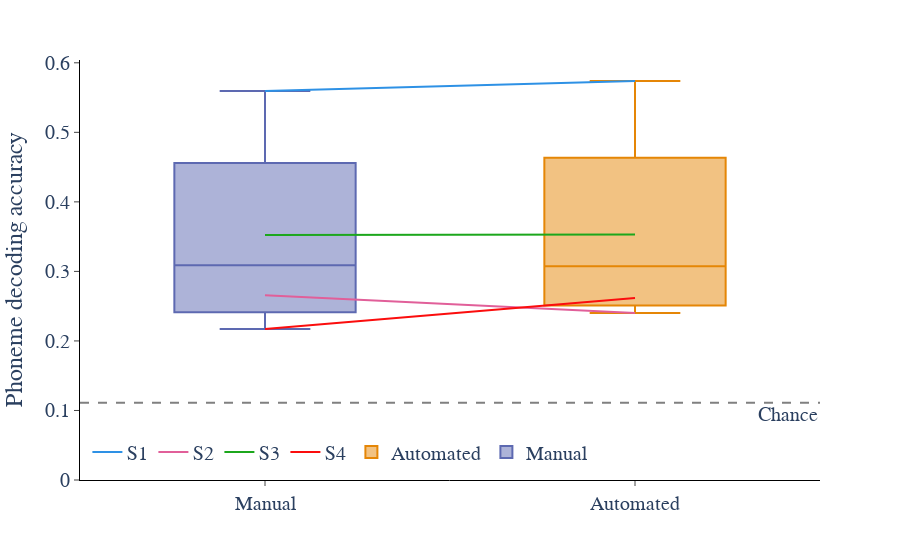

The notebook cell this image was saved under:
### Code cell
import plotly.express as px

# Base color mapping for aligners
colorsmap = {
    'Manual': px.colors.qualitative.Vivid[1],
    'Automated': px.colors.qualitative.Vivid[0]
}

# Use a completely different palette for patients
patient_colors = px.colors.qualitative.Dark24  # rich, distinct palette
patients = acc_df_kumar_mfa_pt_avg["Patient"].unique()
patient_color_map = {
    patient: patient_colors[i % len(patient_colors)]
    for i, patient in enumerate(patients)
}

# --- Patient lines (colored uniquely) ---
fig = px.line(
    acc_df_kumar_mfa_pt_avg,
    x='Aligner',
    y='Accuracy',
    color='Patient',
    color_discrete_map=patient_color_map
)

# --- Overlay boxplots (aligner colors unchanged) ---
boxplt = px.box(
    acc_df_kumar_mfa_pt_avg,
    x='Aligner',
    y='Accuracy',
    color='Aligner',
    color_discrete_sequence=px.colors.qualitative.Vivid,
    color_discrete_map=colorsmap
)
fig.add_traces(boxplt.data)

# --- Chance line ---
fig.add_hline(
    y=1/9,
    line_dash='dash',
    line_color='gray',
    annotation_text='Chance',
    annotation_position='bottom right'
)

# --- Layout ---
fig.update_layout(
    plot_bgcolor='white',
    legend=dict(
        orientation='h',
        yanchor='bottom',
        y=0.02,
        xanchor='left',
        x=0.01,
        title_text=''
    ),
    font=dict(size=20, family='Arial'),
)
fig.update_xaxes(
    title='',
    mirror=False,
    ticks='outside',
    showline=True,
    linecolor='black',
    showgrid=False,
    autorange='reversed'
)
fig.update_yaxes(
    title='Phoneme decoding accuracy',
    mirror=False,
    ticks='outside',
    showline=True,
    linecolor='black',
    showgrid=False,
    rangemode='tozero'
)
fig.write_image(r"Figures\Figure 4\October_2025\manualvsautomated_DecodingAcc_linedashedbyPatients5.svg", format='svg')
fig.show()

### Figure 1 — Plotly figure (JSON) as saved in the notebook; plotly's stock layout.template omitted (floating-point values rounded to 4 significant figures)
{"data": [{"hovertemplate": "Patient=S1<br>Aligner=%{x}<br>Accuracy=%{y}<extra></extra>", "legendgroup": "S1", "line": {"color": "#2E91E5", "dash": "solid"}, "marker": {"symbol": "circle"}, "mode": "lines", "name": "S1", "orientation": "v", "showlegend": true, "type": "scatter", "x": ["Automated", "Manual"], "xaxis": "x", "y": [0.5738, 0.5595], "yaxis": "y"}, {"hovertemplate": "Patient=S2<br>Aligner=%{x}<br>Accuracy=%{y}<extra></extra>", "legendgroup": "S2", "line": {"color": "#E15F99", "dash": "solid"}, "marker": {"symbol": "circle"}, "mode": "lines", "name": "S2", "orientation": "v", "showlegend": true, "type": "scatter", "x": ["Automated", "Manual"], "xaxis": "x", "y": [0.2403, 0.2658], "yaxis": "y"}, {"hovertemplate": "Patient=S3<br>Aligner=%{x}<br>Accuracy=%{y}<extra></extra>", "legendgroup": "S3", "line": {"color": "#1CA71C", "dash": "solid"}, "marker": {"symbol": "circle"}, "mode": "lines", "name": "S3", "orientation": "v", "showlegend": true, "type": "scatter", "x": ["Automated", "Manual"], "xaxis": "x", "y": [0.3529, 0.3522], "yaxis": "y"}, {"hovertemplate": "Patient=S4<br>Aligner=%{x}<br>Accuracy=%{y}<extra></extra>", "legendgroup": "S4", "line": {"color": "#FB0D0D", "dash": "solid"}, "marker": {"symbol": "circle"}, "mode": "lines", "name": "S4", "orientation": "v", "showlegend": true, "type": "scatter", "x": ["Automated", "Manual"], "xaxis": "x", "y": [0.2616, 0.217], "yaxis": "y"}, {"alignmentgroup": "True", "hovertemplate": "Aligner=%{x}<br>Accuracy=%{y}<extra></extra>", "legendgroup": "Automated", "marker": {"color": "rgb(229, 134, 6)"}, "name": "Automated", "notched": false, "offsetgroup": "Automated", "orientation": "v", "showlegend": true, "type": "box", "x": ["Automated", "Automated", "Automated", "Automated"], "x0": " ", "xaxis": "x", "y": [0.5738, 0.2403, 0.3529, 0.2616], "y0": " ", "yaxis": "y"}, {"alignmentgroup": "True", "hovertemplate": "Aligner=%{x}<br>Accuracy=%{y}<extra></extra>", "legendgroup": "Manual", "marker": {"color": "rgb(93, 105, 177)"}, "name": "Manual", "notched": false, "offsetgroup": "Manual", "orientation": "v", "showlegend": true, "type": "box", "x": ["Manual", "Manual", "Manual", "Manual"], "x0": " ", "xaxis": "x", "y": [0.5595, 0.2658, 0.3522, 0.217], "y0": " ", "yaxis": "y"}], "layout": {"annotations": [{"showarrow": false, "text": "Chance", "x": 1, "xanchor": "right", "xref": "x domain", "y": 0.1111, "yanchor": "top", "yref": "y"}], "font": {"family": "Arial", "size": 20}, "legend": {"orientation": "h", "title": {"text": ""}, "tracegroupgap": 0, "x": 0.01, "xanchor": "left", "y": 0.02, "yanchor": "bottom"}, "margin": {"t": 60}, "plot_bgcolor": "white", "shapes": [{"line": {"color": "gray", "dash": "dash"}, "type": "line", "x0": 0, "x1": 1, "xref": "x domain", "y0": 0.1111, "y1": 0.1111, "yref": "y"}], "xaxis": {"anchor": "y", "autorange": "reversed", "domain": [0, 1], "linecolor": "black", "mirror": false, "showgrid": false, "showline": true, "ticks": "outside", "title": {"text": ""}}, "yaxis": {"anchor": "x", "domain": [0, 1], "linecolor": "black", "mirror": false, "rangemode": "tozero", "showgrid": false, "showline": true, "ticks": "outside", "title": {"text": "Phoneme decoding accuracy"}}}}
